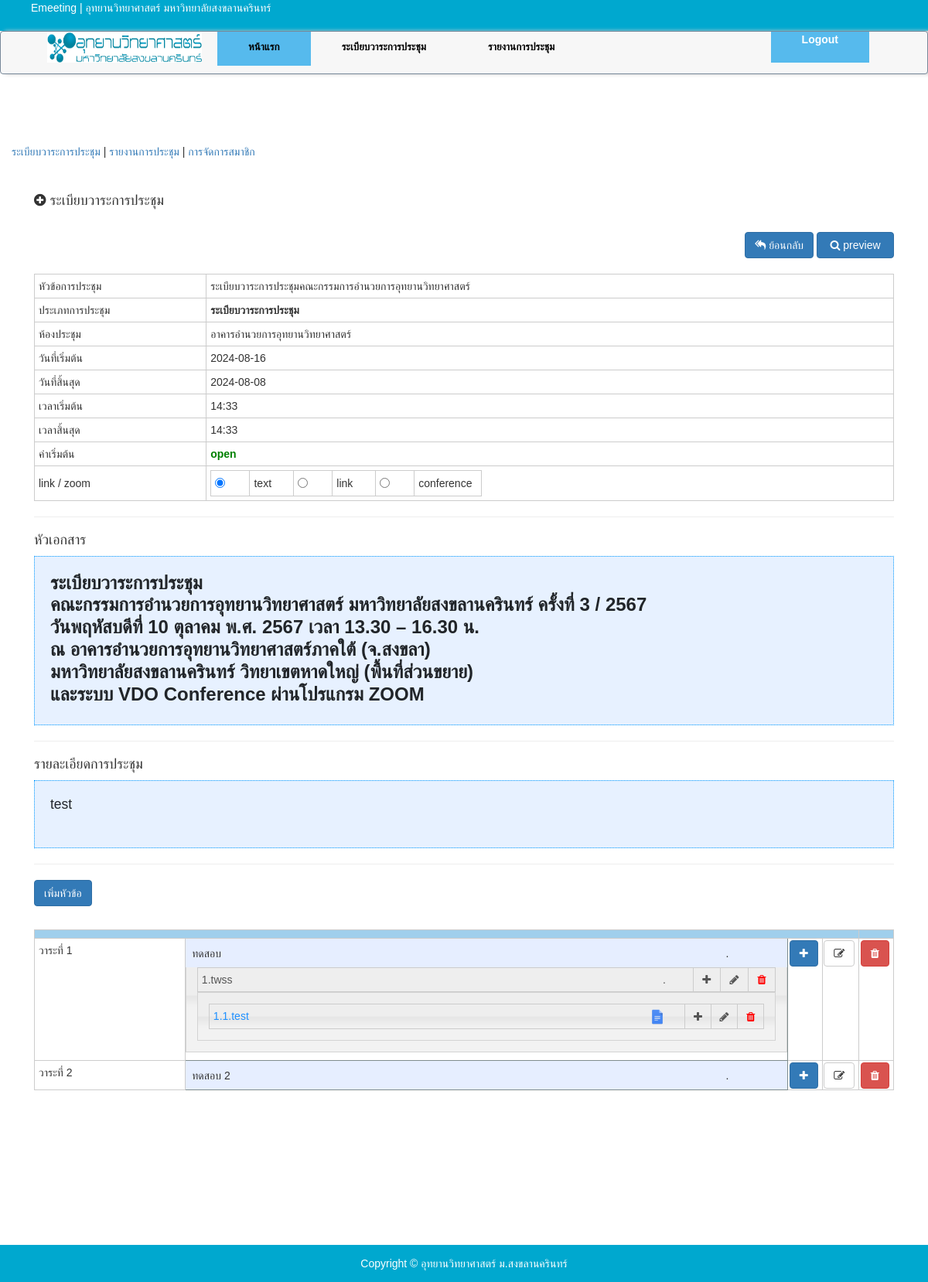
The page /index.php?controller=Agenda&action=edit_agenda&code=T00013 (signed in) on the database its author committed.
### tables this page shows
CREATE TABLE `meeting` (
  `id` int(11) NOT NULL,
  `code` varchar(30) NOT NULL,
  `topic` text NOT NULL,
  `doc_type` int(11) NOT NULL,
  `type` int(11) NOT NULL,
  `start_date` date NOT NULL,
  `time_start` text NOT NULL,
  `end_date` date NOT NULL,
  `time_end` text NOT NULL,
  `room` varchar(30) NOT NULL,
  `active` int(11) NOT NULL,
  `link` varchar(30) NOT NULL,
  `doctopic_text` text NOT NULL,
  `detail` text NOT NULL,
  `user` varchar(30) NOT NULL,
  `ip` varchar(30) NOT NULL,
  `created_at` datetime NOT NULL DEFAULT current_timestamp(),
  `updated_at` datetime NOT NULL DEFAULT current_timestamp()
);

CREATE TABLE `meeting_term` (
  `id` int(11) NOT NULL,
  `code` varchar(30) NOT NULL,
  `title` text NOT NULL,
  `topic` text NOT NULL,
  `no` varchar(30) NOT NULL,
  `number` text NOT NULL,
  `top` varchar(30) NOT NULL,
  `doc_code` varchar(30) NOT NULL,
  `type` varchar(30) NOT NULL,
  `file_present` text NOT NULL,
  `link` text NOT NULL,
  `ip` varchar(30) NOT NULL,
  `created_at` datetime NOT NULL DEFAULT current_timestamp(),
  `updated_at` datetime NOT NULL DEFAULT current_timestamp()
);

### controller/AgendaController.php (the view, shortened to what the rows shown need)
<?php
require_once './app/Base.php';
class AgendaController extends Base {
    public $j = 1;
    var $strsub;
    public function edit_agenda() {
        $code = $_GET["code"];
            $item = Base::query("select * from meeting where code = '" . $code . "'")->one();
            $terms = $this->getterm_edit($item["code"]);
            $topic = Base::query("select * from meeting_term where doc_code = '" . $code . "' and top='0' order by no asc")->fetchAll();
            $Master = new MasterController();
            $subcnt = $this->j;
            Redirect::view("Agenda/edit_agenda", array("item" => $item,
                "terms" => $terms,
                "topic" => $topic,
                "subcnt" => $subcnt,
                "Master" => $Master));
    }
    public function getterm_edit($code) {
        $term = Base::query("select * from meeting_term where doc_code = '" . $code . "' and top='0' order by no asc")
                ->fetchAll();
        $i = 0;
        if ($term->num_rows > 0) {
            foreach ($term as $terms) {
                $topic = '';
                $file = Base::query("select * from file  where code = '" . $terms["code"] . "'")->one();
                if ($terms["type"] == '1') {
                    $topic = $terms["topic"];
                } else if ($terms["type"] == '2') {
                    $topic = "<a href='" . $terms["link"] . "' target='_blank'>" . $terms["topic"] . "</a>";
                } else if ($terms["type"] == '3') {
                    $topic = "<a href='./storage/agenda/" . $file["file"] . "'  title='" . $file["name"] . "'  target='_blank'>" . $terms["topic"] . "</a>";
                }
                $this->strsub .= "<tr class='root'><td style='width:15%;vertical-align:top;'>";
                $this->strsub .= "<input type='hidden' id='txtno_" . $i . "' name='txtno[" . $i . "]' value=" . $terms["id"] . ">" . $terms["title"] . "</td>";
                $this->strsub .= "<td style='width:60%;padding:0em;border:1px solid #7F8C8D;'>";
                $this->strsub .= "<div style='width:80%;padding:0.6em;float:left;background-color:#e6eeff;'>" . $topic . "</div>";
                $this->strsub .= "<div style='width:20%;padding:0.6em;float:left;text-align:center;background-color:#e6eeff;'>";
                if ($terms["type"] == '3') {
                    $this->strsub .= "<a href='./storage/agenda/" . $file["file"] . "' target='_blank' title='เอกสารประกอบ'><img src='./assets/image/file_icon.jpg?key=<?php echo time();' style='width:20px;'></a>";
                } else {
                    $this->strsub .= ".";
                }
                $this->strsub .= "</div>";
                $this->strsub .= $this->getsubterm_edit($terms["code"], $this->j);
                $this->strsub .= "</td>";
                $this->strsub .= "<th style='width:2%;padding:0.1em;vertical-align:top;'><a  onclick='setsubtop(\"" . $terms["code"] . "\");' class='btn btn-primary' href='#sub_modal' rel='modal:open'><span style='color:white;' title='เพิ่ม' class='fa fa-plus'></span></a></th>";
                $this->strsub .= "<th style='width:2%;padding:0.1em;vertical-align:top;'><a onclick='seteditroot(\"" . $terms["id"] . "\");' class='btn btn-default' style='border:1px solid #ccc;' href='#edit_root_modal' rel='modal:open'><span title='แก้ไข' class='fa fa-pencil-square-o'></span></a></th>";
                $this->strsub .= "<th style='width:2%;padding:0.1em;vertical-align:top;'><a style='cursor:pointer;' onclick='delete_term(\"" . $terms["code"] . "\");' class='btn btn-danger'><span title='ลบ' style='color:white;' class='fa fa-trash'></span></a></th>";
                $this->strsub .= "</tr>";
                $i++;
            }
        }
        return $this->strsub;
    }
    public function getsubterm_edit($code, $n) {
        $strsub = "";
        $term = Base::query("select * from meeting_term where top = '" . $code . "' order by no asc")->fetchAll();
        if ($term->num_rows > 0) {
            $n++;
            $this->strsub .= "<div style='width:100%;'>";
            $this->strsub .= "<ul id='sortable_" . $n . "' style='list-style:none;width:100%;'>";
            foreach ($term as $terms) {
                $topic = '';
                $file = Base::query("select * from file  where code = '" . $terms["code"] . "'")->one();
                if ($terms["type"] == '1') {
                    if (!empty($terms["number"])) {
                        $topic .= $terms["number"] . ".";
                    }
                    $topic .= $terms["topic"];
                } else if ($terms["type"] == '3') {
                    $topic .= "<a href='./storage/agenda/" . $file["file"] . "' title='" . $file["name"] . "'  target='_blank' style='float:left;color:#1E90FF;'>";
                    if (!empty($terms["number"])) {
                        $topic .= $terms["number"] . ".";
                    }
                    $topic .= $terms["topic"];
                    $topic .= "</a>";
                }
                $this->strsub .= "<li class='ui-state-default' style='padding: 1em;'>";
                $this->strsub .= "<input type='hidden' id='txtsubno' name='txtsubno' value='" . $terms["id"] . "'>";
                $this->strsub .= "<input type='hidden' id='txtcode' name='txtsubcode' value='" . $terms["top"] . "'>";
                $this->strsub .= "<table style='width:100%;table-layout: fixed;'><tr><td style='width:90%;padding:0 em;'>";
                $this->strsub .= "<div style='width:90%;float:left; word-wrap: break-word;'>";
                $this->strsub .= $topic;
                $this->strsub .= "</div>";
                $this->strsub .= "<div style='width:10%;float:left;text-align:center;'>";
                if ($terms["type"] == '3') {
                    $this->strsub .= "<a href='./storage/agenda/" . $file["file"] . "' target='_blank' title='เอกสารประกอบ'><img src='./assets/image/file_icon.jpg?key=<?php echo time();' style='width:20px;'></a>";
                } else {
                    $this->strsub .= ".";
                }
                $this->strsub .= "</div>";
                $this->strsub .= "</td>";
                $this->strsub .= "<td style='width:5%;text-align:center;'>";
                $this->strsub .= "<a href='#sub_modal'  onclick='setsubtop(\"" . $terms["code"] . "\");' rel='modal:open'>" . $terms["title"] . "<span style='cursor:pointer;' title='เพิ่ม' class='fa fa-plus'></span></a>";
                $this->strsub .= "</td>";
                $this->strsub .= "<td style='width:5%;text-align:center;'>";
                $this->strsub .= "<a href='#edit_sub_modal' onclick='seteditsub(\"" . $terms["id"] . "\");' rel='modal:open'>" . $terms["title"] . "<span style='cursor:pointer;' title='แก้ไข' class='fa fa-pencil'></span></a>";
                $this->strsub .= "</td>";
                $this->strsub .= "<td style='width:5%;text-align:center;'>";
                $this->strsub .= "<a  onclick='deletesub(\"" . $terms["code"] . "\");'><span style='color:red;cursor:pointer;' title='ลบ' class='fa fa-trash'></span></a>";
                $this->strsub .= "</td></tr></table>";
                $this->strsub .= $this->getsubterm_edit($terms["code"], $n);
                $this->strsub .= "</li>";
            }
            $this->strsub .= "</ul>";
            $this->strsub .= "</div>";
        }
        $this->j++;
        return $strsub;
    }
}

### app/Route.php (shortened to what the rows shown need)
<?php
class Route
{
    private $_listUri = array();
    private $_listCall = array();
    public function add($uri, $function)
    {
        $this->_listUri[] = $uri;
        $this->_listCall[] = $function;
    }
    public function submit()
    {
        foreach ($this->_listUri as $listKey => $listUri) {
            $action = $this->_listCall[$listKey];
            $controllers = new $controller();
            $controllers->$action();
       }
    }
}

### view/Agenda/edit_agenda.php (shortened to what the rows shown need)
<?php require_once './layouts/header_admin.php'; ?>
<head>
    <link href="./assets/css/edit_agenda.css?key=<?php echo time(); ?>" rel="stylesheet" />
</head>
<div class="col-md-12 blog-main">
    <div class="blog-post" style="padding:1em;padding-bottom:200px;">
        <div>
            <div class="header_topic"><h4><i class="fa fa-plus-circle"></i> ระเบียบวาระการประชุม</h4></div>
            <br>
            <?php if ((isset($_SESSION["Auth"]) == true)) { ?>
                <div style="width:100%;padding:0;text-align:right;" >
                    <a href="./index.php?controller=Agenda&action=index" class="btn btn-primary" style="color:white;">
                        <i class="fa fa-reply-all" style="font-size:14px;"></i> ย้อนกลับ
                    </a>
                    <a target="_blank" href="./index.php?controller=Master&action=detail&code=<?= $item["code"]; ?>" class="btn btn-primary" style="width:100px;color:white;">
                        <i class="fa fa-search" style="font-size:14px;"></i> preview
                    </a>
                </div>
            <?php } ?>
            <br>
            <table class="tbl_term table_border" style="width:100%;">
                <tr>
                    <td style="width:20%;"> หัวข้อการประชุม </td>
                    <td class='showedit'>
                        <div id="display_topic"  ondblclick="showedit('topic');">
                            <?= (!empty($item["topic"]) ? $item["topic"] : "."); ?>
                        </div>
                    </td>
                </tr>
                <tr>
                    <td> ประเภทการประชุม </td>
                    <td >
                        <div style='cursor:no-drop;'><b><?= report($item["doc_type"]); ?></b></div>
                    </td>
                </tr>
                <tr>
                    <td> ห้องประชุม </td>
                    <td class='showedit'>
                        <div id="display_room" ondblclick="showedit('room');">
                            <?= (!empty($item["room"]) ? $item["room"] : "."); ?>
                        </div>
                    </td>
                </tr>
                <tr>
                    <td> วันที่เริ่มต้น </td>
                    <td class='showedit'>
                        <div id="display_start_date" ondblclick="showedit('start_date');"><?= (!empty($item["start_date"]) ? $item["start_date"] : "."); ?></div>
                    </td>
                </tr>
                <tr>
                    <td> วันที่สิ้นสุด </td>
                    <td class='showedit'>
                        <div id="display_end_date" ondblclick="showedit('end_date');"><?= (!empty($item["end_date"]) ? $item["end_date"] : "."); ?></div>
                    </td>
                </tr>
                <tr>
                    <td>เวลาเริ่มต้น</td>
                    <td class='showedit'>
                        <div id="display_time_start" ondblclick="showedit('time_start');"><?= (!empty($item["time_start"]) ? $item["time_start"] : "."); ?></div>
                    </td>
                </tr>
                <tr>
                    <td>เวลาสิ้นสุด</td>
                    <td class='showedit'>
                        <div id="display_time_end" ondblclick="showedit('time_end');"><?= (!empty($item["time_end"]) ? $item["time_end"] : "."); ?></div>
                    </td>
                </tr>
                <tr>
                    <td>ค่าเริ่มต้น</td>
                    <td class='showedit'>
                        <div id="display_active" ondblclick="showedit('active');">
                            <?php
                            if ($item["active"] == '1') {
                                echo "<span style='color:green;'><b>open</b></span>";
                            } else {
                                echo "<span style='color:red;'><b>close</b></span>";
                            }
                            ?>
                        </div>
                    </td>
                </tr>
                <tr>
                    <td>link / zoom </td>
                    <td >
                        <table style="width:40%;">
                            <tr>
                                <td>
                                    <?php if ($item["type"] == '1') { ?>
                                        <input type="radio" id="rdo_type" name="rdo_type" onclick="selects_type('1');" value="1"  required checked>
                                    <?php } else { ?>
                                        <input type="radio" id="rdo_type" name="rdo_type" onclick="selects_type('1');" value="1"  required>
                                    <?php } ?>
                                </td>
                                <td>text</td>
                                <td>
                                    <?php if ($item["type"] == '2') { ?>
                                        <input type="radio" id="rdo_type" name="rdo_type" onclick="selects_type('2');" value="2"  required checked>
                                    <?php } else { ?>
                                        <input type="radio" id="rdo_type" name="rdo_type" onclick="selects_type('2');" value="2"  required>
                                    <?php } ?>
                                </td>
                                <td>link</td>
                                <td>
                                    <?php if ($item["type"] == '3') { ?>
                                        <input type="radio" id="rdo_type" name="rdo_type" onclick="selects_type('3');" value="3"  required checked>
                                    <?php } else { ?>
                                        <input type="radio" id="rdo_type" name="rdo_type" onclick="selects_type('3');" value="3"  required>
                                    <?php } ?>
                                </td>
                                <td>conference</td>
                            </tr>
                        </table>
                    </td>
                </tr>
            </table>
            <hr>
            <h4>หัวเอกสาร</h4>
            <div id="display_doctopic_text" class="panel_blue" ondblclick="showedit('doctopic_text');"><?= $item["doctopic_text"]; ?></div>
                    <?php require('./app/editor.php'); ?>
            <hr>
            <h4>รายละเอียดการประชุม</h4>
            <div id="display_detail" class="panel_blue" ondblclick="showedit('detail');"><?= $item["detail"]; ?></div>
                    <?php require('./app/editor.php'); ?>
            <hr>
        </div>
        <div>
            <p><a href="#root_modal" class="btn btn-primary" onclick="settop("<?= $item["code"]; ?>");" rel="modal:open" style='color:white;'>เพิ่มหัวข้อ</a></p>
            <br>
            <table class="tbl_term table_border" id='tblLocations' style=''  cellpadding="0" cellspacing="0" border="1">
                <tr style='background-color:#A0CFEC;'>
                    <td colspan="4" ></td><td></td>
                </tr>
                <?php
                echo $terms;
                ?>
            </table>
        </div>
<?php require_once './view/Agenda/popup.php'; ?>
<?php require_once './layouts/footer_admin.php'; ?>

### rows shown on the page
meeting: topic "ระเบียบวาระการประชุมคณะกรรมการอำนวยการอุทยานวิทยาศาสตร์", doc_type "ระเบียบวาระการประชุม", room "อาคารอำนวยการอุทยานวิทยาศาสตร์", start_date "2024-08-16", end_date "2024-08-08", time_start "14:33", time_end "14:33", doctopic_text "ระเบียบวาระการประชุม คณะกรรมการอำนวยการอุทยานวิทยาศาสตร์ มหาวิทยาลัยสงขลานครินทร์ ครั้งที่ 3 / 256 7 วันพฤหัสบดีที่ 10 ตุลาคม พ.ศ. 256 7 เวลา 13.30 – 16.30 น. ณ อาคารอำนวยการอุทยานวิทยาศาสตร์ภาคใต้ (จ.สงขลา) มหาวิทยาลัยสงขลานครินทร์ วิทยาเขตหาดใหญ่ (พื้นที่ส่วนขยาย) และระบบ VDO Conference ผ่านโปรแกรม ZOOM", detail "test"
meeting_term: title "วาระที่ 1", topic "ทดสอบ"
meeting_term: type "1.twss"
meeting_term: type "1.1.test"
meeting_term: title "วาระที่ 2", topic "ทดสอบ 2"

### other values the page prints
$terms ". . ."
